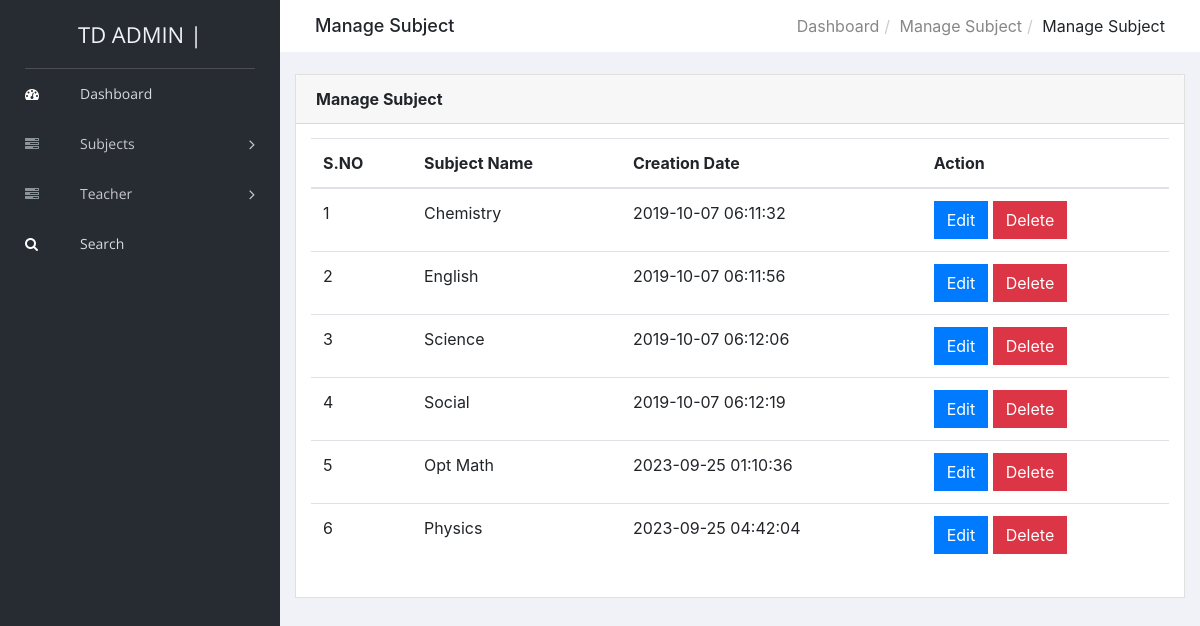
Page /dashboard/admin/manage-subjects.php on the committed database.
### tables this page shows
CREATE TABLE `tblsubjects` (
  `ID` int(10) NOT NULL,
  `Subject` varchar(120) DEFAULT NULL,
  `CreationDate` timestamp NULL DEFAULT current_timestamp()
);

### dashboard/admin/manage-subjects.php (the view, shortened to what this page needs)
<?php session_start();
include('includes/dbconnection.php');
  ?>
<!doctype html>
<html class="no-js" lang="en">
<head>
    <link rel="stylesheet" href="../vendors/bootstrap/dist/css/bootstrap.min.css">
    <link rel="stylesheet" href="../vendors/font-awesome/css/font-awesome.min.css">
    <link rel="stylesheet" href="../vendors/themify-icons/css/themify-icons.css">
    <link rel="stylesheet" href="../vendors/flag-icon-css/css/flag-icon.min.css">
    <link rel="stylesheet" href="../vendors/selectFX/css/cs-skin-elastic.css">
    <link rel="stylesheet" href="../assets/css/style.css">
</head>
<body>
    <?php include_once('includes/sidebar.php');?>
    <div id="right-panel" class="right-panel">
        <div class="breadcrumbs">
            <div class="col-sm-4">
                <div class="page-header float-left">
                    <div class="page-title">
                        <h1>Manage Subject</h1>
                    </div>
                </div>
            </div>
            <div class="col-sm-8">
                <div class="page-header float-right">
                    <div class="page-title">
                        <ol class="breadcrumb text-right">
                            <li><a href="dashboard.php">Dashboard</a></li>
                            <li><a href="manage-subjects.php">Manage Subject</a></li>
                            <li class="active">Manage Subject</li>
                        </ol>
                    </div>
                </div>
            </div>
        </div>
        <div class="content mt-3">
            <div class="animated fadeIn">
                <div class="row">
                    <div class="col-lg-12">
                        <div class="card">
                            <div class="card-header">
                                <strong class="card-title">Manage Subject</strong>
                            </div>
                            <div class="card-body">
                                <table class="table">
                                    <thead>
                                        <tr>
                                            <tr>
                  <th>S.NO</th>
                  <th>Subject Name</th>
                    <th>Creation Date</th>
                   <th>Action</th>
                </tr>
                                        </tr>
                                        </thead>
                                    <?php
$sql="SELECT * from tblsubjects";
$query = $dbh -> prepare($sql);
$query->execute();
$results=$query->fetchAll(PDO::FETCH_OBJ);
$cnt=1;
if($query->rowCount() > 0)
{
foreach($results as $row)
{               ?>
                <tr>
                  <td><?php echo htmlentities($cnt);?></td>
                  <td><?php  echo htmlentities($row->Subject);?></td>
                  <td><?php  echo htmlentities($row->CreationDate);?></td>
                  <td><a href="edit-subjects-detail.php?editid=<?php echo htmlentities ($row->ID);?>" class="btn btn-primary">Edit</a>
                      <a href="manage-subjects.php?delid=<?php echo htmlentities ($row->ID);?>" class="btn btn-danger" onclick="return confirm('Do you really want to delete?');">Delete</a>
                  </td>
                </tr>
               <?php $cnt=$cnt+1;}} ?>
                                </table>
                            </div>
                        </div>
                    </div>
                </div>
            </div>
        </div>
    </div>
</body>
</html>

### dashboard/admin/includes/sidebar.php (shortened to what this page needs)
<aside id="left-panel" class="left-panel">
        <nav class="navbar navbar-expand-sm navbar-default">
            <div class="navbar-header">
                <a class="navbar-brand" href="dashboard.php">TD ADMIN | </a>
            </div>
            <div id="main-menu" class="main-menu collapse navbar-collapse">
                <ul class="nav navbar-nav">
                    <li class="active">
                        <a href="dashboard.php"> <i class="menu-icon fa fa-dashboard"></i>Dashboard </a>
                    </li>
<li class="menu-item-has-children dropdown">
                        <a href="#" class="dropdown-toggle" data-toggle="dropdown" aria-haspopup="true" aria-expanded="false"> <i class="menu-icon fa fa-tasks"></i>Subjects</a>
                    </li>
<li class="menu-item-has-children dropdown">
                        <a href="#" class="dropdown-toggle" data-toggle="dropdown" aria-haspopup="true" aria-expanded="false"> <i class="menu-icon fa fa-tasks"></i>Teacher</a>
                    </li>
<li class="active">
                        <a href="search.php"> <i class="menu-icon fa fa-search"></i>Search </a>
                    </li>
                </ul>
            </div>
        </nav>
    </aside>

### rows in the picture
tblsubjects: Subject "Chemistry", CreationDate "2019-10-07 06:11:32"
tblsubjects: Subject "English", CreationDate "2019-10-07 06:11:56"
tblsubjects: Subject "Science", CreationDate "2019-10-07 06:12:06"
tblsubjects: Subject "Social", CreationDate "2019-10-07 06:12:19"
tblsubjects: Subject "Opt Math", CreationDate "2023-09-25 01:10:36"
tblsubjects: Subject "Physics", CreationDate "2023-09-25 04:42:04"
